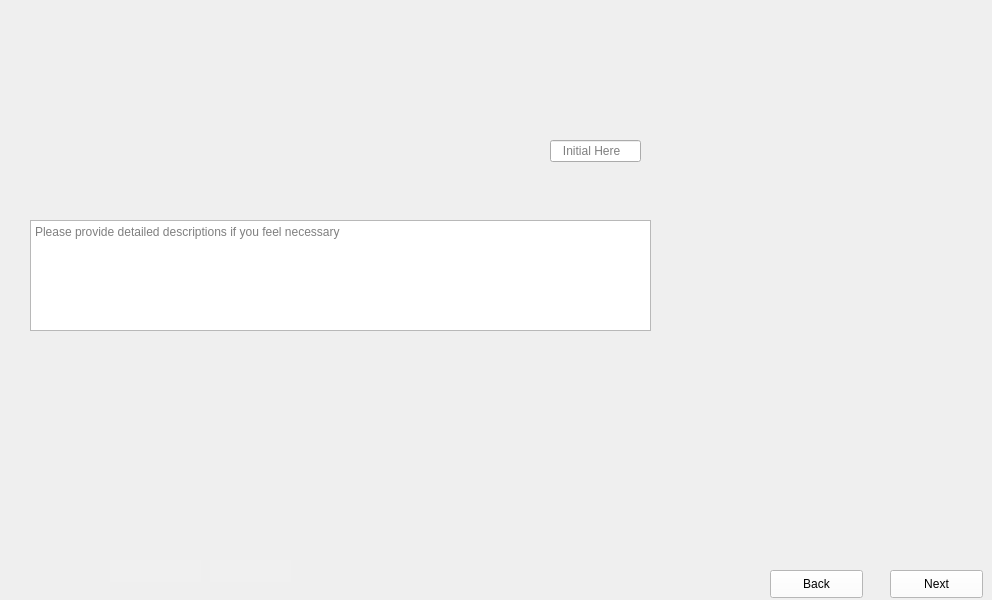
      <widget class="QWidget" name="Fill_First_Pillars_4">
       <property name="maximumSize">
        <size>
         <width>1024</width>
         <height>600</height>
        </size>
       </property>
       <property name="styleSheet">
        <string notr="true">border-image: url(:/images/images/Fill_First_Pillars_4.png);</string>
       </property>
       <widget class="QLineEdit" name="Fill_First_Pillars_4_Data">
        <property name="geometry">
         <rect>
          <x>550</x>
          <y>140</y>
          <width>91</width>
          <height>22</height>
         </rect>
        </property>
        <property name="styleSheet">
         <string notr="true">border-image:None;</string>
        </property>
        <property name="placeholderText">
         <string>   Initial Here</string>
        </property>
       </widget>
       <widget class="QTextEdit" name="Fill_First_Pillars_4_Comments">
        <property name="geometry">
         <rect>
          <x>30</x>
          <y>220</y>
          <width>621</width>
          <height>111</height>
         </rect>
        </property>
        <property name="styleSheet">
         <string notr="true">border-image:None;</string>
        </property>
        <property name="placeholderText">
         <string>Please provide detailed descriptions if you feel necessary </string>
        </property>
       </widget>
       <widget class="QLineEdit" name="Fill_First_Pillars_4_Initials">
        <property name="geometry">
         <rect>
          <x>210</x>
          <y>560</y>
          <width>81</width>
          <height>22</height>
         </rect>
        </property>
        <property name="styleSheet">
         <string notr="true">QLineEdit{
background-color: rgb(240, 240, 240);
border: none;
border-image:None;
}</string>
        </property>
       </widget>
       <widget class="QLineEdit" name="Fill_First_Pillars_4_Dates">
        <property name="geometry">
         <rect>
          <x>110</x>
          <y>560</y>
          <width>91</width>
          <height>22</height>
         </rect>
        </property>
        <property name="styleSheet">
         <string notr="true">QLineEdit{
background-color: rgb(240, 240, 240);
border: none;
border-image:None;
}</string>
        </property>
       </widget>
       <widget class="QPushButton" name="Fill_First_Pillars_4_Next">
        <property name="geometry">
         <rect>
          <x>890</x>
          <y>570</y>
          <width>93</width>
          <height>28</height>
         </rect>
        </property>
        <property name="styleSheet">
         <string notr="true">QPushButton{
background-color: rgb(255, 255, 255);
height: 35px;
border-image:None;
}
QPushButton::hover{
background-color: rgb(0, 0, 255);
}
QPushButton:pressed{
padding-top:7px;
padding-top:7px;
}</string>
        </property>
        <property name="text">
         <string>Next</string>
        </property>
       </widget>
       <widget class="QPushButton" name="Fill_First_Pillars_4_Back">
        <property name="geometry">
         <rect>
          <x>770</x>
          <y>570</y>
          <width>93</width>
          <height>28</height>
         </rect>
        </property>
        <property name="styleSheet">
         <string notr="true">QPushButton{
background-color: rgb(255, 255, 255);
height: 35px;
border-image:None;
}
QPushButton::hover{
background-color: rgb(0, 0, 255);
}
QPushButton:pressed{
padding-top:7px;
padding-top:7px;
}</string>
        </property>
        <property name="text">
         <string>Back</string>
        </property>
       </widget>
      </widget>
